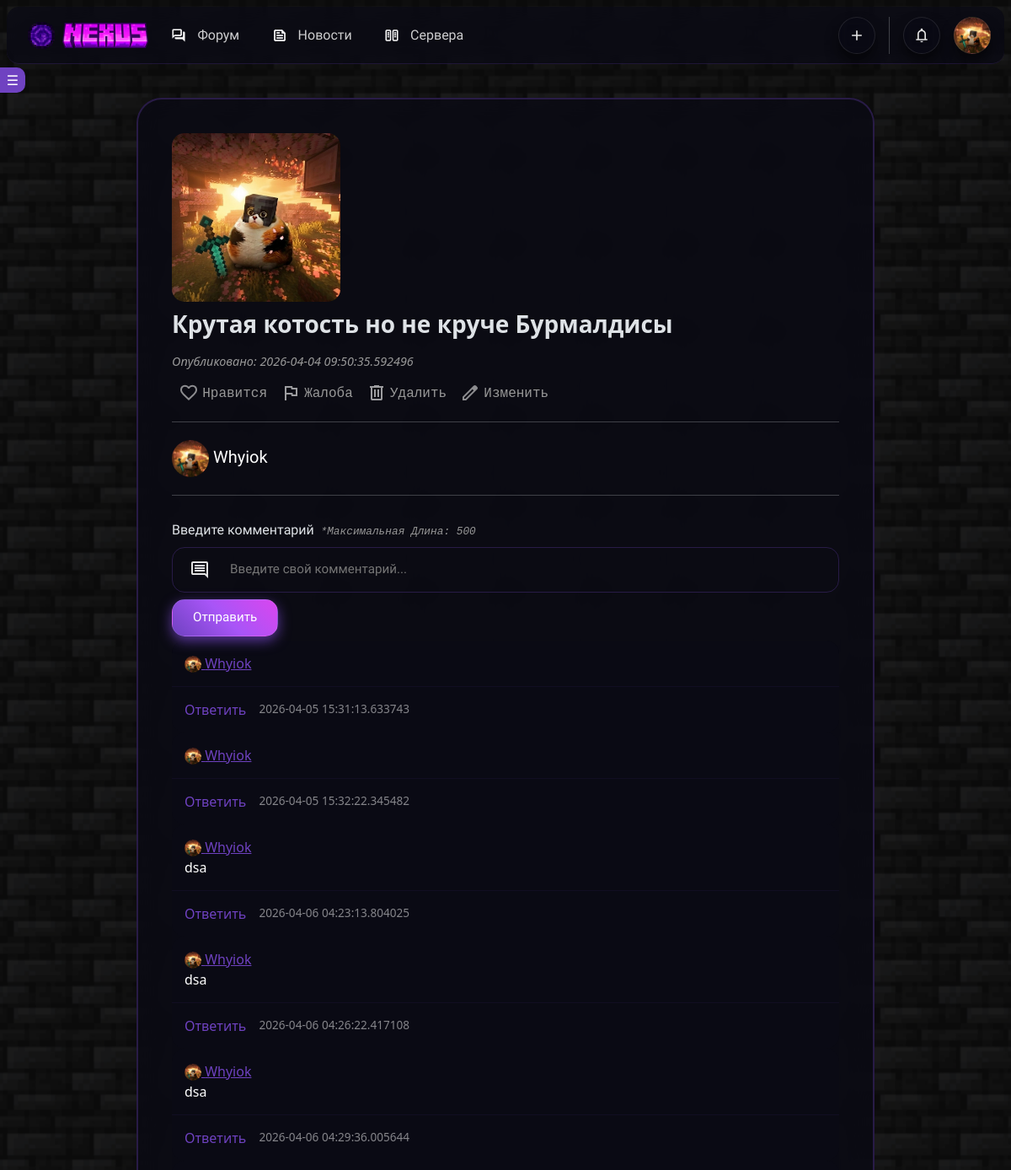
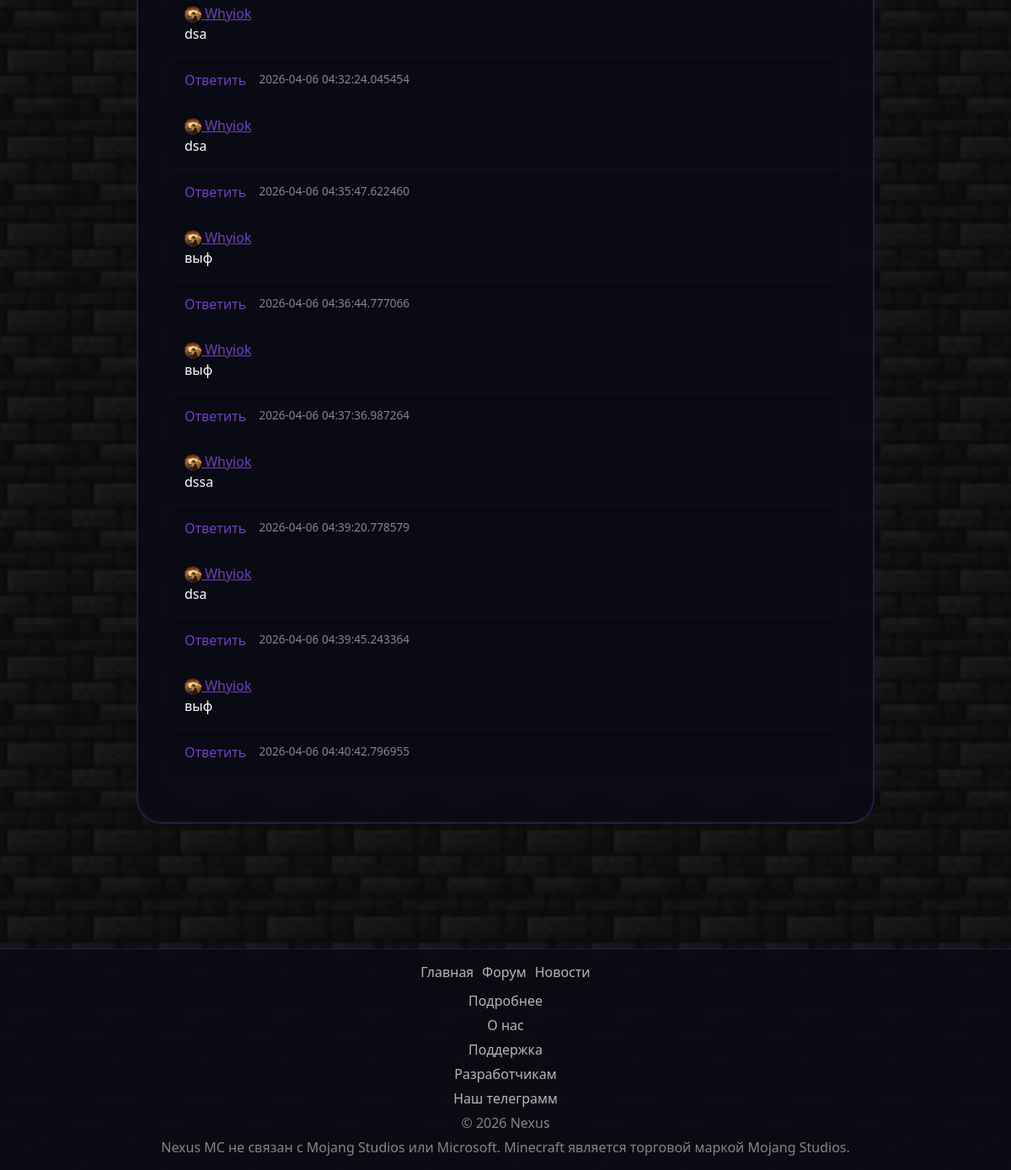
/post/5 (signed in), run on the app's committed database (2 pictures, top to bottom).
### __init__.py (models this page shows, shortened)
class User(db.Model, UserMixin):  # Пользователи
    id = db.Column(db.Integer, primary_key=True)
    username = db.Column(db.String, unique=True)
    description = db.Column(
        db.Text, default="Пользователь поленился и не добавил инфу о себе :[")
    email = db.Column(db.Text, unique=True)
    edition = db.Column(db.String)
    hash_password = db.Column(db.String)
    avatar = db.Column(db.String)
    date = db.Column(db.DateTime, default=datetime.utcnow)
    is_moderator = db.Column(db.Boolean, default=False)
    is_admin = db.Column(db.Boolean, default=False)
    is_checked = db.Column(db.Boolean, default=False)
    is_banned = db.Column(db.Boolean, default=False)
    is_frozen = db.Column(db.Boolean, default=False)

class Posts(db.Model):  # Посты
    id = db.Column(db.Integer, primary_key=True)
    id_author = db.Column(db.Integer)
    title = db.Column(db.String)
    text = db.Column(db.Text)
    rating = db.Column(db.Integer, default=0)
    views = db.Column(db.Integer, default=0)
    type = db.Column(db.JSON, default=[])
    image_name = db.Column(db.String)
    date = db.Column(db.DateTime, default=datetime.utcnow)
    is_news = db.Column(db.Boolean, default=False)
    official = db.Column(db.Boolean, default=False)

class Comments(db.Model):  # Комментарии
    id = db.Column(db.Integer, primary_key=True)
    id_author = db.Column(db.Integer)
    id_post = db.Column(db.Integer)
    id_comment = db.Column(db.Integer)
    id_discuss = db.Column(db.Integer)
    comment = db.Column(db.Text)
    rating = db.Column(db.Integer, default=0)
    date = db.Column(db.DateTime, default=datetime.utcnow)

### __init__.py (the view, shortened to what this page needs)
@app.route('/post/<int:id>', methods=['GET', 'POST'])
def post(id):
    post = db.session.get(Posts, id)
    comments = Comments.query.filter_by(id_post=id).all()
    if comments:
        for comment in comments:
            comment.author = User.query.get(comment.id_author)
    user_a = db.session.get(User, post.id_author)
    liked = False
    disliked = False
    if not post:
        return redirect(url_for('index'))
    if current_user.is_authenticated:
        viewer_id = current_user.id
        view = Views.query.filter_by(
            post_id=id,
            user_id=viewer_id
        ).first()
        liked = Likes.query.filter_by(
            id_author=current_user.id,
            id_post=id
        ).first() is not None
        disliked = Dislikes.query.filter_by(
            id_author=current_user.id,
            id_post=id
        ).first() is not None
    return render_template("post.html", post=post, liked=liked, disliked=disliked, user_a=user_a, comments=comments)

### templates/post.html (shortened to what this page needs)
{% extends 'base.html' %}
{% block main %}
<main style="min-height: 100vh; display: flex; align-items: center; padding: 100px 0; margin-top: 1rem;">
    <div class="container-fluid">
        <div class="row justify-content-center">
            <div class="col-12 col-md-8 col-lg-6 col-xl-5 w-75">
                <div
                    style="background: rgba(10, 10, 20, 0.75); backdrop-filter: blur(15px); border: 2px solid rgba(111, 66, 193, 0.3); border-radius: 30px; padding: 40px; width: 100%;">
                    <div style="display: flex; flex-direction: column; gap: 5px;">
                        {% if post.image_name %}
                        <div style="width: 100%; height: 50%; overflow: hidden;">
                            <img src="{{ url_for('static', filename='uploads/' ~ post.image_name) }}" alt="Post image"
                                style="width: 200px; height: 200px; object-fit: cover; object-position: center; border-radius: 15px;" />
                        </div>
                        {% endif %}
                        <a class="text-decoration-none fs-3 fw-bold" style="color: inherit">{{ post.title }}</a>
                        <a style="font-size: 0.9rem;"
                            class="text-secondary fst-italic my-2 text-decoration-none">Опубликовано:
                            {{ post.date }}</a>
                        {% if current_user.is_authenticated %}
                        <div class="d-flex flex-row gap-2">
                            {% if current_user.id == post.id_author or current_user.username == 'Whyiok' %}
                            <div class="d-flex align-items-center">
                                <form class="like-form" data-id="{{ post.id }}" data-type="post">
                                    <button type="submit" class="btn-unstyled button-custom px-2 like-button"
                                        title="Нравится">
                                        <img id="like-icon-{{ post.id }}" class="like-icon"
                                            src="/static/{% if post.liked %}like_filled.svg{% else %}like.svg{% endif %}">
                                        <span class="mt-2 text-reset font-mine">Нравится</span>
                                    </button>
                                </form>
                                <a class="btn-unstyled text-secondary text-decoration-none button-custom px-2 font-mine report-button"
                                    data-bs-toggle="modal" data-bs-target="#staticBackdrop">
                                    <img src="/static/report.svg" class="report-icon">
                                    <span class="mt-2 text-reset font-mine">Жалоба</span>
                                </a>
                                <a class="btn-unstyled text-secondary text-decoration-none button-custom px-2 font-mine report-button"
                                    data-bs-toggle="modal" data-bs-target="#deleteBackdrop">
                                    <img src="/static/delete.svg" class="report-icon">
                                    <span class="mt-2 text-reset font-mine">Удалить</span>
                                </a>
                                <form method="post" action="/edit_post/{{ post.id }}">
                                    <button
                                        class="btn-unstyled text-secondary text-decoration-none button-custom px-2 font-mine report-button"
                                        type="submit">
                                        <img src="/static/edit.svg" class="report-icon">
                                        <span class="mt-2 text-reset font-mine">Изменить</span>
                                    </button>
                                </form>
                            </div>
                            {% endif %}
                        </div>
                        <hr class="my-3">
                        <div>
                            <a href="/user/{{ user_a.id }}" class="link-custom fs-5 font"><img style="
                        width: 44px;
                        height: 44px;
                        border-radius: 50%;
                        object-fit: cover;
                        object-position: center;" src="/static/avatars/{{ user_a.avatar }}"> {{ user_a.username }}</a>
                        </div>
                        <hr class="my-3">
                        <div>
                            <form method="post" action="/comment/post/{{ post.id }}">
                                <label class="my-2 font">Введите комментарий</label><span
                                    class="text-secondary fst-italic font-mine" style="font-size: 0.8rem"> *Максимальная
                                    Длина: 500</span>
                                <div class="input-div">
                                    <img src="/static/comment.svg">
                                    <input class="input font" type="text" name="text"
                                        placeholder="Введите свой комментарий..." size="50" maxlength="500" required>
                                </div>
                                <button type="submit" class="btn-glass btn-glass-primary mt-2 font">Отправить</button>
                            </form>
                        </div>
                        {% endif %}
                        <div
                            style="display: flex; flex-direction: column; background-color: rgba(10,10,20,0.9); border-radius: 15px; width: 100%; margin-bottom: 1rem; overflow: hidden;">
                            {% for comment in comments %}
                            <div class="comment">
                                <div style="padding: 15px; flex: 1;">
                                    <p style="margin:0; color: rgba(255,255,255,0.5);">
                                        <a href="/user/{{ comment.author.id }}" style="color:#6f42c1;">
                                            <img src="/static/avatars/{{ comment.author.avatar }}"
                                                style="border-radius: 50%; object-fit: cover; object-position: center;"
                                                height="20" width="20">
                                            {{comment.author.username }}</a>
                                    </p>
                                    <p style="margin:0; color:white;" class="comment-text">{{ comment.comment }}</p>
                                </div>
                                <hr style="margin:0; border-color: rgba(111,66,193,0.3);" />
                                <div
                                    style="padding: 15px; display:flex; gap:15px; align-items:center; margin-top: auto;">
                                    <a href="#" style="color:#6f42c1; text-decoration:none;">Ответить</a>
                                    <p style="margin:0; color: rgba(255,255,255,0.5); font-size:0.85rem;">{{
                                        comment.date }}</p>
                                </div>
                            </div>
                            {% endfor %}
                        </div>
                    </div>
                </div>
            </div>
        </div>
    </div>
</main>
{% endblock %}

### templates/base.html (shortened to what this page needs)
<!doctype html>
<html lang="ru" data-bs-theme="dark">
<head>
    <link href="https://cdn.jsdelivr.net/npm/bootstrap@5.3.1/dist/css/bootstrap.min.css" rel="stylesheet"
>
    <link rel="stylesheet" href="/static/style.css?v=2">
</head>
<body>
    <header class="glass-header fixed-top mx-2 my-2"
        style="height: 68px; border-radius: 15px; max-width: 100vw; width: auto;">
        <nav class="navbar navbar-expand-lg h-100 p-0">
            <a class="navbar-brand d-flex align-items-center justify-content-center p-0 m-0 ms-md-3 ms-4" href="/">
                <img src="/static/nexus_logo.png" height="50">
                <img src="/static/nexus_title.png" height="30" ondrag="playSound()">
            </a>
            <div class="d-flex align-items-center">
                <ul class="navbar-nav d-none d-md-flex flex-row">
                    <li class="nav-item">
                        <a href="/forum" class="nav-link-glass d-flex align-items-center font ms-2"
                            style="height: 48px;" title="Форум">
                            <img src="/static/forum.png" style="margin-right: 5px; height: 18px;">
                            Форум
                        </a>
                    </li>
                    <li class="nav-item dropdown">
                        <a href="/news" class="nav-link-glass d-flex align-items-center font" style="height: 48px;"
                            role="button" title="Новости" data-bs-toggle="dropdown" data-bs-auto-close="false"
                            aria-expanded="false">
                            <img src="/static/news.png" style="margin-right: 5px; height: 18px;">
                            Новости
                        </a>
                    </li>
                    <li class="nav-item">
                        <a href="/servers" class="nav-link-glass d-flex align-items-center font" title="Сервера"
                            style="height: 48px;">
                            <img src="/static/server.svg" style="margin-right: 5px; height: 18px;">
                            Сервера
                        </a>
                    </li>
                </ul>
            </div>
            <div class="d-flex flex-row gap-3 ms-auto align-items-center me-3">
                {% if current_user.is_authenticated %}
                <a data-bs-toggle="modal" data-bs-target="#postsModal" class="btn-glass btn-glass-outline font p-0
                    dropdown" style="
                        width: 44px;
                        height: 44px;
                        background-image: url(/static/add.svg);
                        background-size: 20px;
                        background-repeat: no-repeat;
                        background-position: center;
                        border-radius: 50%;" title="Добавить пост">
                </a>
                <li class="nav-item dropdown position-relative" style="overflow: visible;">
                    <button class="btn-glass btn-glass-outline font p-0" data-bs-toggle="dropdown"
                        data-bs-auto-close="false" aria-expanded="false" title="Уведомления" id="notificationDropdown"
                        style="width: 44px; height: 44px; background-image: url(/static/notice.svg); background-size: 20px; background-repeat: no-repeat; background-position: center; border-radius: 50%;">
                    </button>
                </li>
                <div class="dropdown my-2">
                    {% if user.avatar %}
                    <button class="btn-glass btn-glass-outline font p-0" style="
                        width: 44px;
                        height: 44px;
                        background-image: url(/static/avatars/{{ user.avatar }});
                        background-size: cover;
                        background-position: center;
                        border-radius: 50%;" type="button" data-bs-toggle="dropdown" data-bs-auto-close="false"
                        href="#profile" title="Ваш профиль">
                    </button>
                    {% endif %}
                </div>
                {% endif %}
            </div>
        </nav>
    </header>
    <button id="toggleSidebarBtn">☰</button>
    <main>
        {% block main %}
        {% endblock %}
    </main>
    <footer style="
        border-top: 1px solid rgba(111, 66, 193, 0.3);
        background: rgba(10, 10, 20, 0.9);
        padding-top: 15px;
        padding-bottom: 15px;
    " class="mt-5">
        <div style="display: flex; flex-direction: row; gap: 10px; margin-bottom: 10px;">
            <a href="/" style="text-decoration: none; color: rgba(255,255,255,0.7);">Главная</a>
            <a href="/forum" style="text-decoration: none; color: rgba(255,255,255,0.7);">Форум</a>
            <a href="/news" style="text-decoration: none; color: rgba(255,255,255,0.7);">Новости</a>
        </div>
        <div style="display: flex; flex-direction: column; align-items: center; gap: 5px;">
            <a href="#" style="text-decoration: none; color: rgba(255,255,255,0.7);">Подробнее</a>
            <a href="#" style="text-decoration: none; color: rgba(255,255,255,0.7);">О нас</a>
            <a href="#" style="text-decoration: none; color: rgba(255,255,255,0.7);">Поддержка</a>
            <a href="#" style="text-decoration: none; color: rgba(255,255,255,0.7);">Разработчикам</a>
            <a href="https://t.me/nexus_mcgg" style="text-decoration: none; color: rgba(255,255,255,0.7);">Наш
                телеграмм</a>
            <a style="color: rgba(255,255,255,0.5);">© 2026 Nexus</a>
            <a style="color: rgba(255,255,255,0.5);">Nexus MC не связан с Mojang Studios или Microsoft.
                Minecraft является торговой маркой Mojang Studios.
            </a>
        </div>
    </footer>
</body>
</html>

### data on the page
User: avatar (picture), username "Whyiok"
Posts: image_name (picture), title "Крутая котость но не круче Бурмалдисы", date "2026-04-04 09:50:35.592496"
Comments: author.avatar (picture), author.username "Whyiok", date "2026-04-05 15:31:13.633743"
Comments: author.avatar (picture), author.username "Whyiok", date "2026-04-05 15:32:22.345482"
Comments: author.avatar (picture), author.username "Whyiok", comment "dsa", date "2026-04-06 04:23:13.804025"
Comments: author.avatar (picture), author.username "Whyiok", comment "dsa", date "2026-04-06 04:26:22.417108"
Comments: author.avatar (picture), author.username "Whyiok", comment "dsa", date "2026-04-06 04:29:36.005644"
Comments: author.avatar (picture), author.username "Whyiok", comment "dsa", date "2026-04-06 04:32:24.045454"
Comments: author.avatar (picture), author.username "Whyiok", comment "dsa", date "2026-04-06 04:35:47.622460"
Comments: author.avatar (picture), author.username "Whyiok", comment "выф", date "2026-04-06 04:36:44.777066"
Comments: author.avatar (picture), author.username "Whyiok", comment "выф", date "2026-04-06 04:37:36.987264"
Comments: author.avatar (picture), author.username "Whyiok", comment "dssa", date "2026-04-06 04:39:20.778579"
Comments: author.avatar (picture), author.username "Whyiok", comment "dsa", date "2026-04-06 04:39:45.243364"
Comments: author.avatar (picture), author.username "Whyiok", comment "выф", date "2026-04-06 04:40:42.796955"
